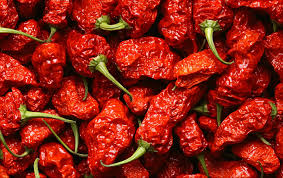
#> input picture carolina-reaper.jpg, 283 x 178 px
$ jupyter execute UTS_VisiKomputer_23423020_RendiFikriA.ipynb   (shell and % lines are left out)
#> lines starting #> are read from the running program, lines starting #| are printed output that depends on the picture; after the words box and inside, x2 and y2 are one past the last pixel; in counts of white or black regions, pixels touching at a corner belong together
<a href="https://colab.research.google.com/github/rendifikri14/UTS_VisiKomputer_23423020_RendiFikriA/blob/main/UTS_VisiKomputer_23423020_RendiFikriA.ipynb" target="_parent"></a>

[cell 1]
# ==============================
# INSTALL LIBRARY
# ==============================

# ==============================
# IMPORT LIBRARY
# ==============================
import cv2
import numpy as np
import matplotlib.pyplot as plt
from skimage.morphology import remove_small_objects
from scipy.ndimage import binary_fill_holes
from google.colab import files

# ==============================
# UPLOAD GAMBAR
# ==============================
uploaded = files.upload()
#> the answer given: carolina-reaper.jpg

# Ambil nama file
file_name = list(uploaded.keys())[0]

# Baca gambar
img = cv2.imread(file_name)
#> img is the input picture: shape (178, 283, 3); mean B, G, R 20.6, 33.7, 142.3
img = cv2.cvtColor(img, cv2.COLOR_BGR2RGB)

# ==============================
# STEP 1: TAMPILKAN GAMBAR ASLI
# ==============================
plt.figure(figsize=(6,6))
plt.imshow(img)
plt.title("Original Image")
plt.axis('off')
plt.show()

# ==============================
# STEP 2: RED CHANNEL EXTRACTION
# ==============================
red_channel = img[:,:,0]
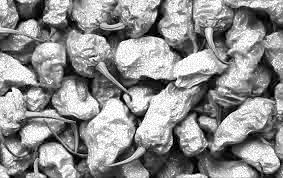
#> red_channel: shape (178, 283); min 0, max 255, mean 142.3

plt.figure(figsize=(6,6))
plt.imshow(red_channel, cmap='gray')
plt.title("Red Channel")
plt.axis('off')
plt.show()

# ==============================
# STEP 3: OTSU THRESHOLDING
# ==============================
_, otsu = cv2.threshold(red_channel, 0, 255, cv2.THRESH_BINARY + cv2.THRESH_OTSU)
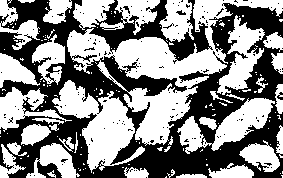
#> otsu: shape (178, 283); 53.7% white; 162 black regions (158 under 20 px), largest, box (x1, y1, x2, y2) and area: (0, 0, 283, 178) 22816, (176, 10, 186, 15) 28, (277, 92, 283, 100) 27, (123, 6, 130, 14) 23

plt.figure(figsize=(6,6))
plt.imshow(otsu, cmap='gray')
plt.title("Otsu Threshold")
plt.axis('off')
plt.show()

# ==============================
# STEP 4: MORPHOLOGICAL OPERATIONS
# ==============================

# Kernel (disk/ellipse 5x5 sesuai paper)
kernel = cv2.getStructuringElement(cv2.MORPH_ELLIPSE, (5,5))

# --- DILATION ---
dilation = cv2.dilate(otsu, kernel, iterations=1)
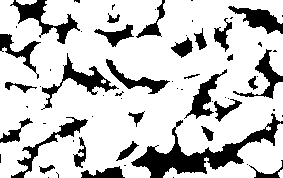
#> dilation: shape (178, 283); 78.1% white; 64 black regions (36 under 20 px), largest, box (x1, y1, x2, y2) and area: (131, 113, 283, 178) 2544, (41, 53, 119, 110) 861, (10, 0, 80, 44) 849

plt.figure(figsize=(6,6))
plt.imshow(dilation, cmap='gray')
plt.title("Dilation")
plt.axis('off')
plt.show()

# --- IMFILL (FILL HOLES) ---
imfill = binary_fill_holes(dilation).astype(np.uint8)*255
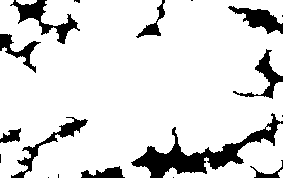
#> imfill: shape (178, 283); 86.6% white; 18 black regions (8 under 20 px), largest, box (x1, y1, x2, y2) and area: (131, 113, 283, 178) 2510, (10, 0, 80, 44) 844, (11, 117, 88, 178) 699

plt.figure(figsize=(6,6))
plt.imshow(imfill, cmap='gray')
plt.title("Imfill (Fill Holes)")
plt.axis('off')
plt.show()

# --- EROSION ---
erosion = cv2.erode(imfill, kernel, iterations=1)
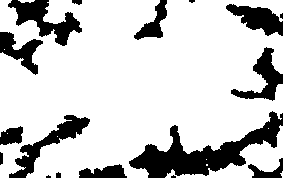
#> erosion: shape (178, 283); 78.9% white; 17 black regions (4 under 20 px), largest, box (x1, y1, x2, y2) and area: (129, 111, 283, 178) 3519, (8, 0, 82, 46) 1356, (9, 115, 90, 178) 1265

plt.figure(figsize=(6,6))
plt.imshow(erosion, cmap='gray')
plt.title("Erosion")
plt.axis('off')
plt.show()

# --- REMOVE SMALL OBJECTS (BWAREAOPEN) ---
clean = remove_small_objects(erosion.astype(bool), min_size=500)
#> clean: shape (178, 283) bool; 78.7% white; 17 black regions (4 under 20 px), largest, box (x1, y1, x2, y2) and area: (129, 111, 283, 178) 3526, (8, 0, 82, 46) 1393, (9, 115, 90, 178) 1267
clean = clean.astype(np.uint8)*255

plt.figure(figsize=(6,6))
plt.imshow(clean, cmap='gray')
plt.title("Final Segmentation")
plt.axis('off')
plt.show()

# ==============================
# STEP 5: OVERLAY HASIL KE GAMBAR ASLI
# ==============================
# Masking hasil ke gambar asli
result = cv2.bitwise_and(img, img, mask=clean)
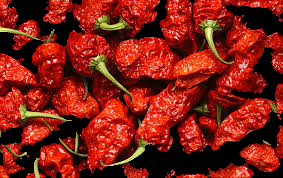
#> result: shape (178, 283, 3); mean R, G, B 128.5, 31.1, 19.3

plt.figure(figsize=(6,6))
plt.imshow(result)
plt.title("Segmented Object (Final Result)")
plt.axis('off')
plt.show()
